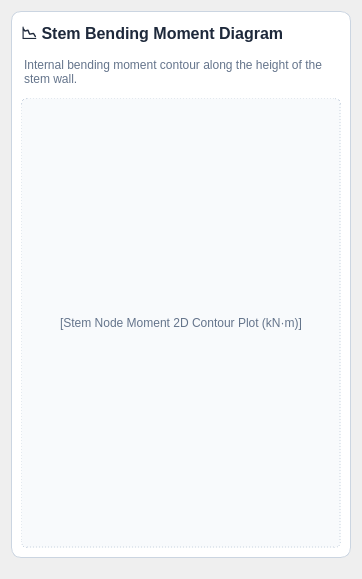
                            <widget class="QWidget" name="contents_tab_res_stem_moment">
                              <layout class="QVBoxLayout" name="vbox_contents_tab_res_stem_moment">
                                <item>
                                  <widget class="QFrame" name="card_stem_moment">
                                    <property name="frameShape">
                                      <enum>QFrame::StyledPanel</enum>
                                    </property>
                                    <property name="styleSheet">
                                      <string>QFrame#card_stem_moment { background-color: #ffffff; border: 1px solid #cbd5e1; border-radius: 10px; }</string>
                                    </property>
                                    <layout class="QVBoxLayout" name="layout_card_stem_moment">
                                      <property name="spacing">
                                        <number>8</number>
                                      </property>
                                      <item>
                                        <widget class="QLabel" name="lbl_title_card_stem_moment">
                                          <property name="text">
                                            <string>📉 Stem Bending Moment Diagram</string>
                                          </property>
                                          <property name="styleSheet">
                                            <string>font-size: 16px; font-weight: 700; color: #1e293b; padding: 0px;</string>
                                          </property>
                                        </widget>
                                      </item>
                                      <item>
                                        <widget class="QLabel" name="lbl_desc_card_stem_moment">
                                          <property name="text">
                                            <string>Internal bending moment contour along the height of the stem wall.</string>
                                          </property>
                                          <property name="styleSheet">
                                            <string>font-size: 12px; color: #64748b; margin-bottom: 4px; padding: 0px;</string>
                                          </property>
                                          <property name="wordWrap">
                                            <bool>true</bool>
                                          </property>
                                        </widget>
                                      </item>
                                      <item>
                                        <widget class="QLabel" name="plot_stem_moment_canvas">
                                          <property name="minimumSize">
                                            <size>
                                              <width>320</width>
                                              <height>450</height>
                                            </size>
                                          </property>
                                          <property name="text">
                                            <string>[Stem Node Moment 2D Contour Plot (kN·m)]</string>
                                          </property>
                                          <property name="alignment">
                                            <set>Qt::AlignCenter</set>
                                          </property>
                                          <property name="styleSheet">
                                            <string>background-color: #f8fafc; border: 1px dashed #cbd5e1; border-radius: 6px; color: #64748b;</string>
                                          </property>
                                        </widget>
                                      </item>
                                    </layout>
                                  </widget>
                                </item>
                                <item>
                                  <spacer name="vspacer_tab_res_stem_moment">
                                    <property name="orientation">
                                      <enum>Qt::Vertical</enum>
                                    </property>
                                    <property name="sizeHint">
                                      <size>
                                        <width>20</width>
                                        <height>10</height>
                                      </size>
                                    </property>
                                  </spacer>
                                </item>
                              </layout>
                            </widget>
